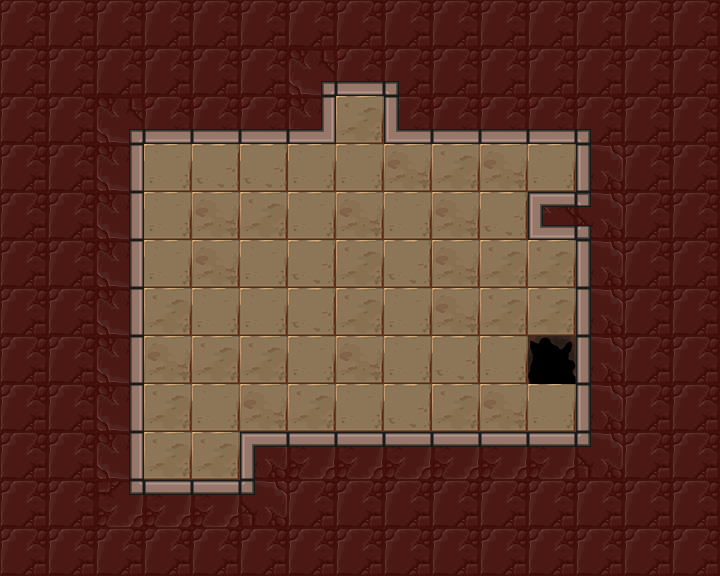

Rendered tile map (Tiled .tmx) drawn with the repository's tilesets; below, a short description and the map source with its tile grids summarised:
An orthogonal 15x12 tile map with 48x48 px tiles, 3 tile layers (Floor, Holes, Walls), 6 tilesets and 29 objects (25x mirror, lightorb, lightswitch, player_start, exit).

<map version="1.0" orientation="orthogonal" renderorder="right-down" width="15" height="12" tilewidth="48" tileheight="48" nextobjectid="139">
 <tileset firstgid="1" name="walls" tilewidth="48" tileheight="48" tilecount="42">
  <image source="../../images/kongregate_release/wall_sheet.png" width="336" height="288" />
 </tileset>
 <tileset firstgid="43" name="exit" tilewidth="48" tileheight="48" tilecount="12">
  <image source="../../images/kongregate_release/gate_sheet.png" width="192" height="144" />
 </tileset>
 <tileset firstgid="55" name="floors" tilewidth="48" tileheight="48" tilecount="4">
  <image source="../../images/kongregate_release/floor_sheet.png" width="192" height="48" />
 </tileset>
 <tileset firstgid="59" name="holes" tilewidth="48" tileheight="48" tilecount="24">
  <image source="../../images/kongregate_release/hole_sheet.png" width="288" height="192" />
 </tileset>
 <tileset firstgid="83" name="mirrors" tilewidth="48" tileheight="48" tilecount="4">
  <image source="../../images/kongregate_release/mirror_sheet.png" width="96" height="96" />
 </tileset>
 <tileset firstgid="87" name="orb_sheet" tilewidth="48" tileheight="48" tilecount="9">
  <image source="../../images/kongregate_release/orb_sheet.png" width="144" height="144" />
 </tileset>
 <layer name="Floor" width="15" height="12">
  <properties>
   <property name="tileset" value="floors" />
  </properties>
  <data>[180 cells, 55 non-empty, 4 distinct tile ids]</data>
 </layer>
 <layer name="Holes" width="15" height="12">
  <properties>
   <property name="tileset" value="holes" />
  </properties>
  <data>[180 cells, 1 non-empty, 1 distinct tile ids]</data>
 </layer>
 <layer name="Walls" width="15" height="12">
  <properties>
   <property name="tileset" value="walls" />
  </properties>
  <data>[180 cells, 124 non-empty, 14 distinct tile ids]</data>
 </layer>
 <objectgroup name="Objects" />
 <objectgroup name="Mirrors">
  <object id="110" type="mirror" gid="1073741908" x="240" y="240" width="48" height="48">
   <properties>
    <property name="sides" value="1" />
   </properties>
  </object>
  <object id="111" type="mirror" gid="84" x="240" y="336" width="48" height="48">
   <properties>
    <property name="sides" value="1" />
   </properties>
  </object>
  <object id="112" type="mirror" gid="1073741908" x="240" y="288" width="48" height="48">
   <properties>
    <property name="sides" value="1" />
   </properties>
  </object>
  <object id="113" type="mirror" gid="84" x="240" y="432" width="48" height="48">
   <properties>
    <property name="sides" value="1" />
   </properties>
  </object>
  <object id="114" type="mirror" gid="1073741908" x="288" y="384" width="48" height="48">
   <properties>
    <property name="sides" value="1" />
   </properties>
  </object>
  <object id="115" type="mirror" gid="2147483732" x="288" y="432" width="48" height="48">
   <properties>
    <property name="sides" value="1" />
   </properties>
  </object>
  <object id="116" type="mirror" gid="84" x="240" y="192" width="48" height="48">
   <properties>
    <property name="sides" value="1" />
   </properties>
  </object>
  <object id="117" type="mirror" gid="3221225556" x="240" y="384" width="48" height="48">
   <properties>
    <property name="sides" value="1" />
   </properties>
  </object>
  <object id="118" type="mirror" gid="1073741908" x="288" y="192" width="48" height="48">
   <properties>
    <property name="sides" value="1" />
   </properties>
  </object>
  <object id="119" type="mirror" gid="84" x="288" y="240" width="48" height="48">
   <properties>
    <property name="sides" value="1" />
   </properties>
  </object>
  <object id="120" type="mirror" gid="3221225556" x="384" y="288" width="48" height="48">
   <properties>
    <property name="sides" value="1" />
   </properties>
  </object>
  <object id="121" type="mirror" gid="2147483732" x="384" y="240" width="48" height="48">
   <properties>
    <property name="sides" value="1" />
   </properties>
  </object>
  <object id="122" type="mirror" gid="84" x="384" y="336" width="48" height="48">
   <properties>
    <property name="sides" value="1" />
   </properties>
  </object>
  <object id="123" type="mirror" gid="3221225556" x="432" y="336" width="48" height="48">
   <properties>
    <property name="sides" value="1" />
   </properties>
  </object>
  <object id="124" type="mirror" gid="3221225556" x="384" y="384" width="48" height="48">
   <properties>
    <property name="sides" value="1" />
   </properties>
  </object>
  <object id="125" type="mirror" gid="2147483732" x="336" y="336" width="48" height="48">
   <properties>
    <property name="sides" value="1" />
   </properties>
  </object>
  <object id="126" type="mirror" gid="84" x="384" y="432" width="48" height="48">
   <properties>
    <property name="sides" value="1" />
   </properties>
  </object>
  <object id="127" type="mirror" gid="2147483732" x="432" y="432" width="48" height="48">
   <properties>
    <property name="sides" value="1" />
   </properties>
  </object>
  <object id="128" type="mirror" gid="3221225556" x="336" y="192" width="48" height="48">
   <properties>
    <property name="sides" value="1" />
   </properties>
  </object>
  <object id="129" type="mirror" gid="1073741908" x="384" y="192" width="48" height="48">
   <properties>
    <property name="sides" value="1" />
   </properties>
  </object>
  <object id="130" type="mirror" gid="84" x="432" y="240" width="48" height="48">
   <properties>
    <property name="sides" value="1" />
   </properties>
  </object>
  <object id="131" type="mirror" gid="84" x="192" y="240" width="48" height="48">
   <properties>
    <property name="sides" value="1" />
   </properties>
  </object>
  <object id="132" type="mirror" gid="1073741908" x="144" y="240" width="48" height="48">
   <properties>
    <property name="sides" value="1" />
   </properties>
  </object>
  <object id="133" type="mirror" gid="1073741908" x="144" y="192" width="48" height="48">
   <properties>
    <property name="sides" value="1" />
   </properties>
  </object>
  <object id="134" type="mirror" gid="1073741908" x="192" y="192" width="48" height="48">
   <properties>
    <property name="sides" value="1" />
   </properties>
  </object>
 </objectgroup>
 <objectgroup name="Light">
  <object id="135" type="lightorb" gid="91" x="144" y="384" width="48" height="48">
   <properties>
    <property name="direction" value="16" />
   </properties>
  </object>
  <object id="136" type="lightswitch" gid="87" x="528" y="192" width="48" height="48" />
 </objectgroup>
 <objectgroup color="#141ba4" name="player_start">
  <object id="137" type="player_start" x="144" y="384" width="48" height="48">
   <properties>
    <property name="direction_facing" value="16" />
    <property name="initial_zoom" value="0.7" />
   </properties>
  </object>
 </objectgroup>
 <objectgroup color="#71a400" name="Exit">
  <object id="138" type="exit" gid="43" x="336" y="144" width="48" height="48" />
 </objectgroup>
</map>
